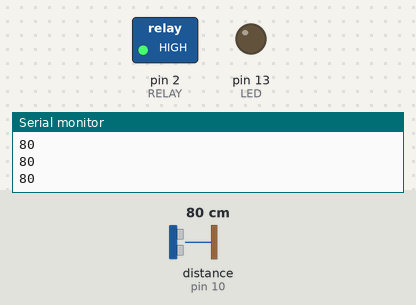
Bench run of a sketch on a simulated Arduino Uno, built with avr-gcc and run on an emulated ATmega328P. Parts: switched loads named in the sketch (green lamp = pin HIGH), output pins drawn as LEDs (lit = HIGH), the last lines printed to the serial monitor. Wiring (inferred from the names in the program): ultrasonic range finder: trigger pin 9; echo pin 10. The test bench sets the inputs (shaded band); at power-on: distance to the obstacle (sensor on pin 10) 80 cm. The echo pulse lasts 58.3 µs per cm; pins used as bus, display or sensor lines are not drawn.

Above: at 1.3 s.
1.4 s: distance to the obstacle (sensor on pin 10) set to 68 cm
4.2 s: distance to the obstacle (sensor on pin 10) set to 61 cm
At 7.0 s:
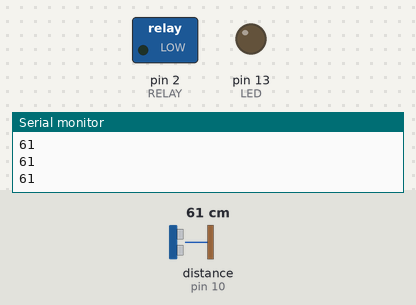
7.2 s: distance to the obstacle (sensor on pin 10) set to 120 cm
At 9.4 s:
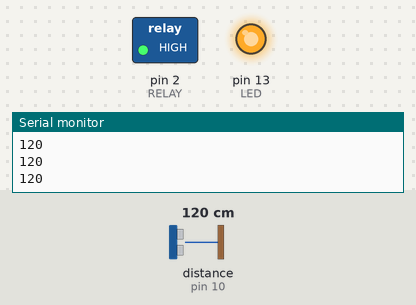
10.2 s: distance to the obstacle (sensor on pin 10) set to 2 cm
At 12.5 s:
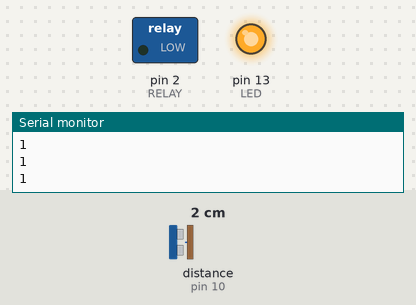
13.2 s: distance to the obstacle (sensor on pin 10) set to 250 cm
At 16.8 s:
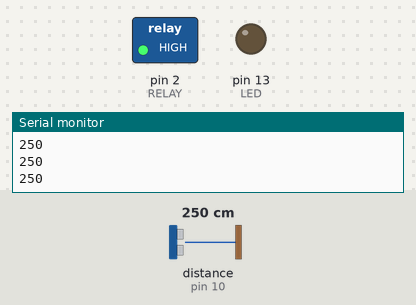
Timing chart, 0 to 17.2 s (numbered marks = the images above; inputs shaded):
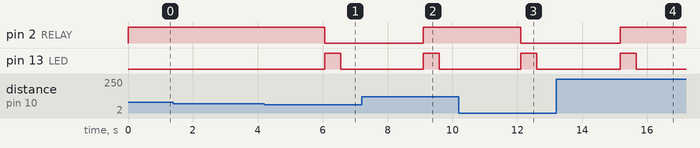

The sketch:

turnfan.ino
```cpp
// (licence header left out)
const int ON=1, OFF=0;
const int RELAY=2, LED=13; //Relay PIN 2, LED PIN 13
const int TRIG=9, ECHO=10; //Trig PIN 9, Echo PIN 10

long cm=0;
int current_state=OFF, lap=0;

int error_margin=2;
int distance=65; //cm - maximum distance to fire the fan
int frequency=500; //milliseconds

void setup(){
  pinMode(RELAY, OUTPUT);
  pinMode(LED, OUTPUT);
  pinMode(TRIG, OUTPUT);
  pinMode(ECHO, INPUT);
  digitalWrite(RELAY, HIGH); //OFF
  Serial.begin(9600);
}

// blink LED
void alert(){
  digitalWrite(LED, HIGH);
  delay(500);
  digitalWrite(LED, LOW);
}

//switch for the fan
void setFan(int state){
  if (state==ON){
    if (current_state==OFF){
      digitalWrite(RELAY, LOW); //ON
      current_state=ON;
      alert();
    }
  }else{
    if (current_state==ON){
      digitalWrite(RELAY, HIGH); //OFF
      current_state=OFF;
      alert();
    }
  }
}

long ranging(){
  long duration;

  // LOW pulse beforehand to ensure a clean HIGH pulse.
  digitalWrite(TRIG, LOW);
  delayMicroseconds(2);

  // A HIGH pulse >=2 ms to trigger a ping
  digitalWrite(TRIG, HIGH);
  delayMicroseconds(10);
  digitalWrite(TRIG, LOW);

  duration = pulseIn(ECHO, HIGH);

  // The speed of sound is 340 m/s (29 ms/cm).
  // The object distance is half of the total distance.
  return duration / 29 / 2;
}


void loop(){
  //Get distance
  cm=ranging();
  Serial.println(cm);

  if (cm<=distance){
    lap++;
  }else{
    lap--;
  }

  if (lap>=error_margin){
    lap=error_margin;
    setFan(ON);
  }

  if (lap<=-error_margin){
    lap=-error_margin;
    setFan(OFF);
  }

  delay(frequency);
}
```

Measured:
- the behaviour switches between 66 and 65 cm on distance to the obstacle (sensor on pin 10) (found by bisection; images 0 and 1)
- after the input at 4.2 s, pin 2 (RELAY): HIGH → LOW after 1.9 s; pin 13 (LED): LOW → HIGH after 1.9 s, → LOW 0.50 s later
- after the input at 7.2 s, pin 2 (RELAY): LOW → HIGH after 1.9 s; pin 13 (LED): LOW → HIGH after 1.9 s, → LOW 0.50 s later
- after the input at 10.2 s, pin 2 (RELAY): HIGH → LOW after 1.9 s; pin 13 (LED): LOW → HIGH after 1.9 s, → LOW 0.50 s later
- after the input at 13.2 s, pin 2 (RELAY): LOW → HIGH after 2.0 s; pin 13 (LED): LOW → HIGH after 2.0 s, → LOW 0.50 s later
